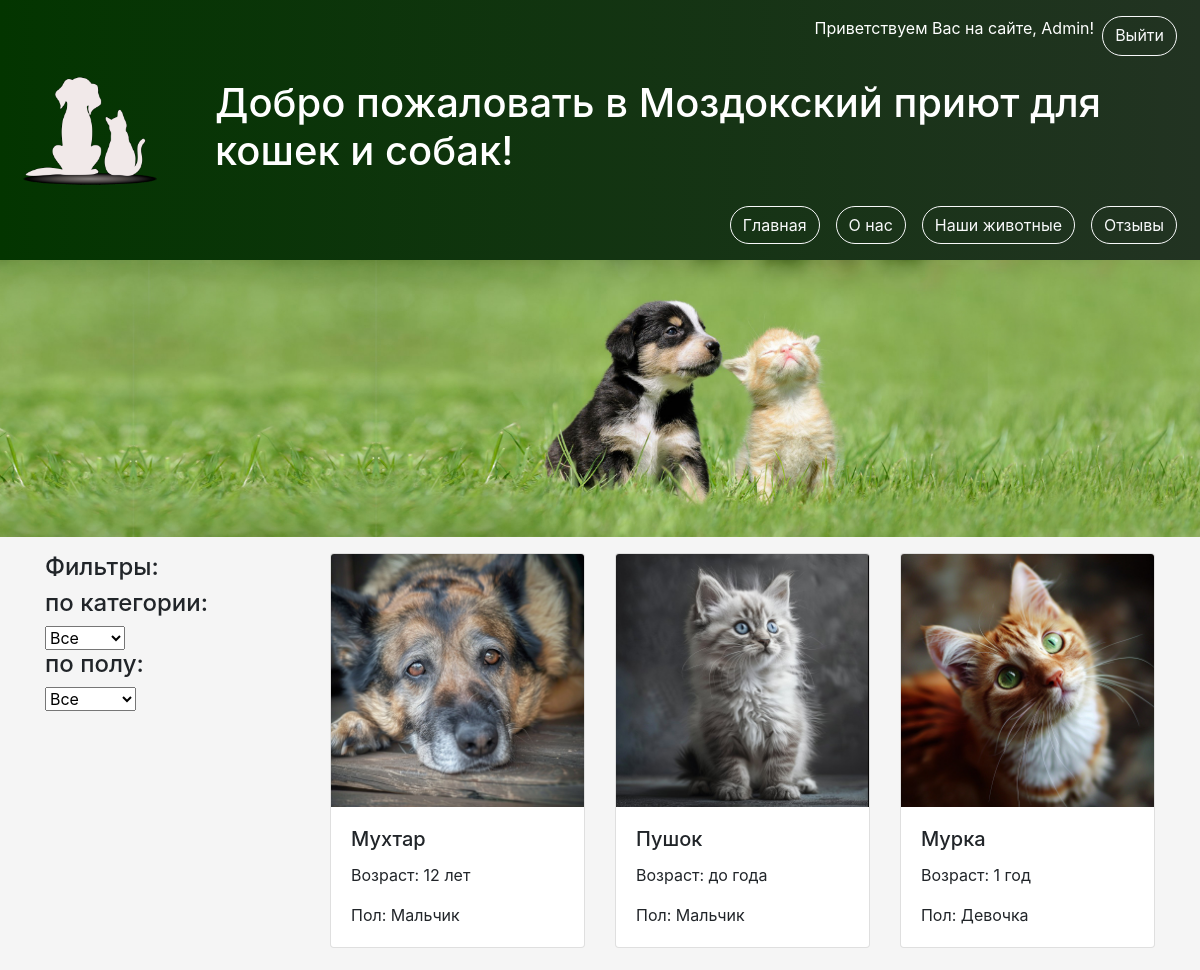
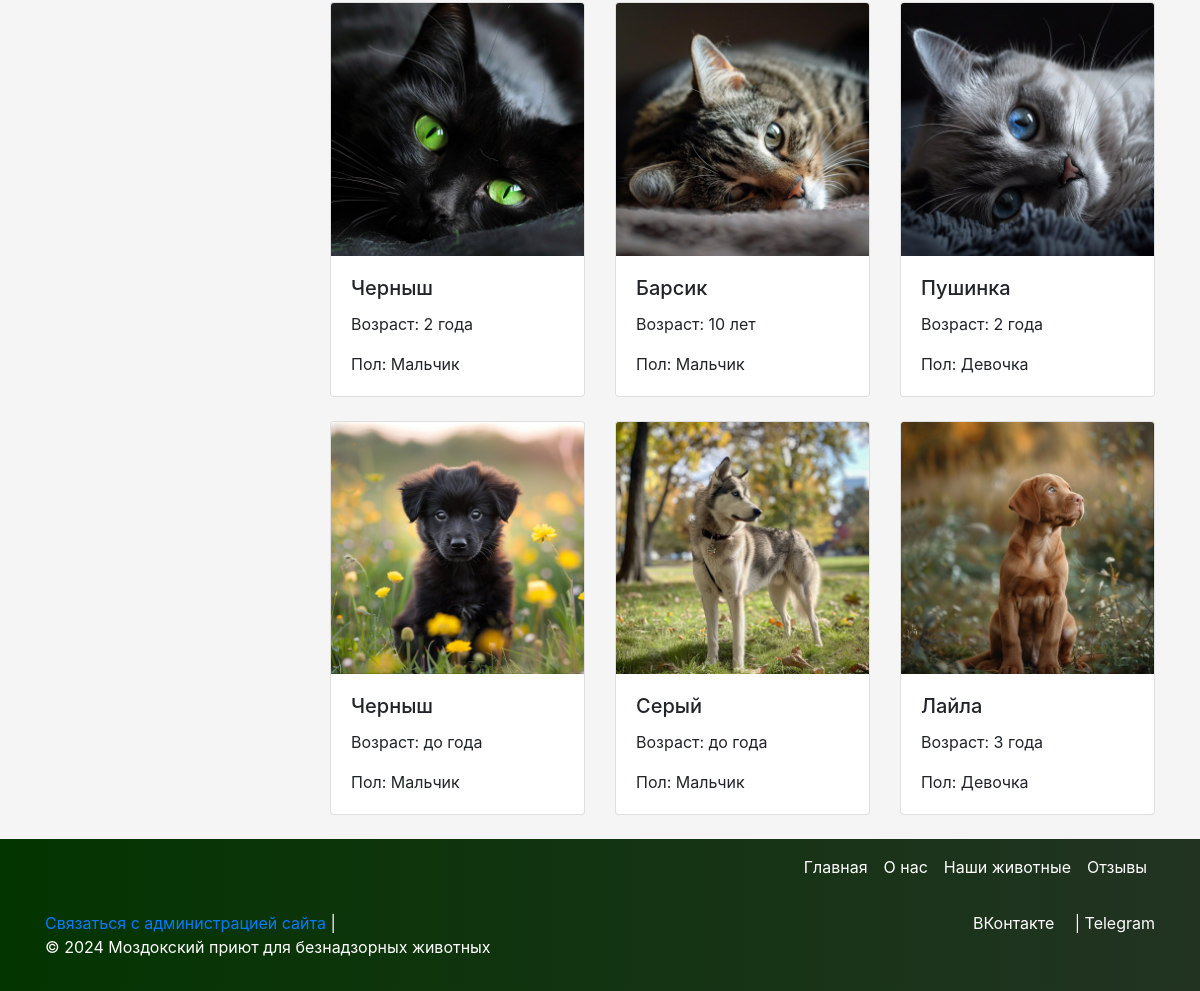
Page /animal_catalog/animal_catalog/ (signed in) on the committed database (2 pictures, top to bottom).
### administration_app/models.py (models this page shows, shortened)
class Animal(models.Model): # создание класса "Животное"
    name = models.CharField(max_length=100)
    photo = models.ImageField(upload_to='animal_photos/')
    description = models.TextField(default='')
    age = models.IntegerField(default=1,)
    category = models.ForeignKey(Category, on_delete=models.CASCADE)
    gender = models.ForeignKey(Gender,default='', on_delete=models.CASCADE)
    registration_date = models.DateField(auto_now_add=True)

class Gender(models.Model): # пол животного
    gender = models.CharField(max_length=50, unique=True)
    def __str__(self):
        return f'{self.gender}'

### catalogue_app/views.py (the view)
# urls.py: path('animal_catalog/', include('catalogue_app.urls')),
def animal_catalog(request):
    categories = Category.objects.all()
    genders = Gender.objects.all()
    selected_category = request.GET.get('category')
    selected_gender = request.GET.get('gender')
    animals = Animal.objects.all()
    if selected_category:
        animals = animals.filter(category__title=selected_category)
    if selected_gender:
        animals = animals.filter(gender__gender=selected_gender)
    return render(request, 'animal_catalog.html', {'animals': animals, 'categories': categories, 'genders': genders, 'selected_category': selected_category, 'selected_gender': selected_gender})

### catalogue_app/templates/animal_catalog.html (shortened to what this page needs)
{% extends 'base.html' %}
{% block content %}
    <div class="row">
        <div class="col-md-3">
            <h4>Фильтры:</h4>
            <form method="get">
                <h4>по категории:</h4>
                <select name="category" onchange="this.form.submit()">
                    <option value="">Все</option>
                </select>
                <h4>по полу:</h4>
                <select name="gender" onchange="this.form.submit()">
                    <option value="">Все</option>
                </select>
            </form>
        </div>
        <div class="col-md-9">
            <div class="row">
                {% for animal in animals %}
                    <div class="col-md-4 mb-4">
                        <div class="card" data-toggle="modal" data-target="#animalModal{{ animal.id }}">
                            <img src="{{ animal.photo.url }}" class="card-img-top" alt="{{ animal.name }}">
                            <div class="card-body">
                                <h5 class="card-title">{{ animal.name }}</h5>
                                <p class="card-text">Возраст:
                                    {% if animal.age == 0 %}
                                        до года
                                    {% elif animal.age == 1 %}
                                        1 год
                                    {% elif animal.age >= 5 %}
                                        {{ animal.age }} лет
                                    {% else %}
                                        {{ animal.age }} года
                                    {% endif %}
                                </p>
                                <p class="card-text">Пол: {{ animal.gender }}</p>
                            </div>
                        </div>
                    </div>
                {% endfor %}
            </div>
        </div>
    </div>
{% endblock %}

### templates/base.html (shortened to what this page needs)
{% load bootstrap4 %}
<!DOCTYPE html>
<html lang="ru">
<head>
    {% bootstrap_css %}
</head>
<body style="background-color: #f5f5f5;">
    <div class="container-fluid dark-green-gradient text-white py-3">
        <div class="d-flex justify-content-end">
            {% if request.user.is_authenticated %}
                <p>Приветствуем Вас на сайте, {{ request.user.username }}!</p>
                <a href="{% url 'logout' %}" class="btn btn-outline-light mx-2 rounded-pill">Выйти</a>
            {% else %}
                <p>Приветствуем Вас на сайте, гость!</p>
                <a href="{% url 'login' %}" class="btn btn-outline-light mx-2 rounded-pill">Войти</a>
            {% endif %}
        </div>
        <div class="row">
            <div class="col-2">
                {% load static %}
                <img src="{% static 'images/logo.png' %}" alt="logo" id="logo" width="150"/>
            </div>
            <div class="col-10 d-flex align-items-center">
                <h1>Добро пожаловать в Моздокский приют для кошек и собак!</h1>
            </div>
            <div class="col">
                <div class="d-flex justify-content-end">
                    <a href="{% url 'index' %}" class="btn btn-outline-light mx-2 rounded-pill">Главная</a>
                    <a href="{% url 'about' %}" class="btn btn-outline-light mx-2 rounded-pill">О нас</a>
                    <a href="{% url 'animal_catalog' %}" class="btn btn-outline-light mx-2 rounded-pill">Наши животные</a>
                    <a href="{% url 'reviews_page' %}" class="btn btn-outline-light mx-2 rounded-pill">Отзывы</a>
                </div>
            </div>
        </div>
    </div>
    <img src="{% static 'images/dog_and_cat.jpg' %}" alt="dogs and cats" style="width: 100%;">
    <div class="container mt-3">
        {% block content %}{% endblock %}
    </div>
    <nav class="navbar navbar-expand-lg navbar-light dark-green-gradient">
        <div class="container">
            <div class="collapse navbar-collapse" id="navbarNav">
                <ul class="navbar-nav ml-auto">
                    <li class="nav-item">
                        <a class="nav-link text-white" href="{% url 'index' %}">Главная</a>
                    </li>
                    <li class="nav-item">
                        <a class="nav-link text-white" href="{% url 'about' %}">О нас</a>
                    </li>
                    <li class="nav-item">
                        <a class="nav-link text-white" href="{% url 'animal_catalog' %}">Наши животные</a>
                    </li>
                    <li class="nav-item">
                        <a class="nav-link text-white" href="{% url 'reviews_page' %}">Отзывы</a>
                    </li>
                </ul>
            </div>
        </div>
    </nav>
    <div class="footer dark-green-gradient text-white py-3">
        <div class="container">
            <div class="row">
                <div class="col-md-8 text-center text-md-left">
                    <div class="footer-links">
                        <a href="mailto:admin@example.com">Связаться с администрацией сайта</a> |
                    </div>
                    <p>&copy; 2024 Моздокский приют для безнадзорных животных</p>
                </div>
                <div class="col-md-4 d-flex justify-content-center justify-content-md-end align-items-baseline">
                    <div class="social-links">
                        <a href="https://vk.com/mozdok_today" class="mr-3 text-white">ВКонтакте</a> |
                        <a href="https://t.me/mozdoktoday" class="text-white">Telegram</a>
                    </div>
                </div>
            </div>
        </div>
    </div>
</body>
</html>

### templates/base.html (style rules this page uses)
.dark-green-gradient { background: linear-gradient(to right, #033500, #223322); }

### rows in the picture
Animal: photo (picture), name "Мухтар", age "12", gender "Мальчик"
Animal: photo (picture), name "Пушок", age "до года", gender "Мальчик"
Animal: photo (picture), name "Мурка", age "1 год", gender "Девочка"
Animal: photo (picture), name "Черныш", age "2", gender "Мальчик"
Animal: photo (picture), name "Барсик", age "10", gender "Мальчик"
Animal: photo (picture), name "Пушинка", age "2", gender "Девочка"
Animal: photo (picture), name "Черныш", age "до года", gender "Мальчик"
Animal: photo (picture), name "Серый", age "до года", gender "Мальчик"
Animal: photo (picture), name "Лайла", age "3", gender "Девочка"

### other values in the picture
{{ request.user.username }} "Admin"
